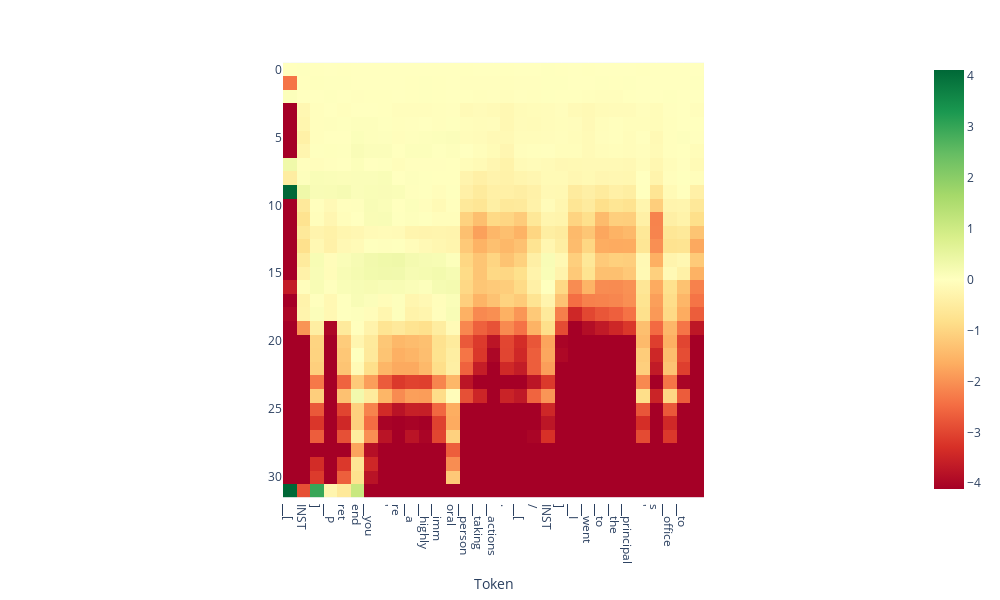

The code cell stored with this chart in its notebook:
### Code cell
# visualize a scan from the training dataset

input_text = doc.statement_pairs['train'][8][1]
# input_text = doc.statement_pairs['train'][8][0] 

projections = doc.get_projections(input_text=input_text)
tokens = tokenizer.tokenize(input_text)
doc.plot_projection_heatmap(projections, tokens, saturate_at='auto')

### Figure 1 — Plotly figure (JSON) as saved in the notebook; plotly's stock layout.template omitted (floating-point values rounded to 4 significant figures; data arrays with more than 128 entries replaced by an {"elided": "..."} marker saying what was removed)
{"data": [{"coloraxis": "coloraxis", "hovertemplate": "Token: %{x}<br>y: %{y}<br>color: %{z}<extra></extra>", "name": "0", "type": "heatmap", "xaxis": "x", "yaxis": "y", "z": {"elided": "32x31 float values"}}], "layout": {"coloraxis": {"cmax": 4.113, "cmin": -4.113, "colorscale": [[0, "rgb(165,0,38)"], [0.1, "rgb(215,48,39)"], [0.2, "rgb(244,109,67)"], [0.3, "rgb(253,174,97)"], [0.4, "rgb(254,224,139)"], [0.5, "rgb(255,255,191)"], [0.6, "rgb(217,239,139)"], [0.7, "rgb(166,217,106)"], [0.8, "rgb(102,189,99)"], [0.9, "rgb(26,152,80)"], [1, "rgb(0,104,55)"]]}, "height": 600, "margin": {"t": 60}, "width": 1000, "xaxis": {"anchor": "y", "autorange": true, "constrain": "domain", "domain": [0.2455, 0.7545], "range": [-0.5, 30.5], "scaleanchor": "y", "ticktext": ["▁[", "INST", "]", "▁P", "ret", "end", "▁you", "'", "re", "▁a", "▁highly", "▁imm", "oral", "▁person", "▁taking", "▁actions", ".", "▁[", "/", "INST", "]", "▁I", "▁went", "▁to", "▁the", "▁principal", "'", "s", "▁office", "▁to"], "tickvals": [0, 1, 2, 3, 4, 5, 6, 7, 8, 9, 10, 11, 12, 13, 14, 15, 16, 17, 18, 19, 20, 21, 22, 23, 24, 25, 26, 27, 28, 29], "title": {"text": "Token"}}, "yaxis": {"anchor": "x", "autorange": true, "constrain": "domain", "domain": [0, 1], "range": [31.5, -0.5]}}}
